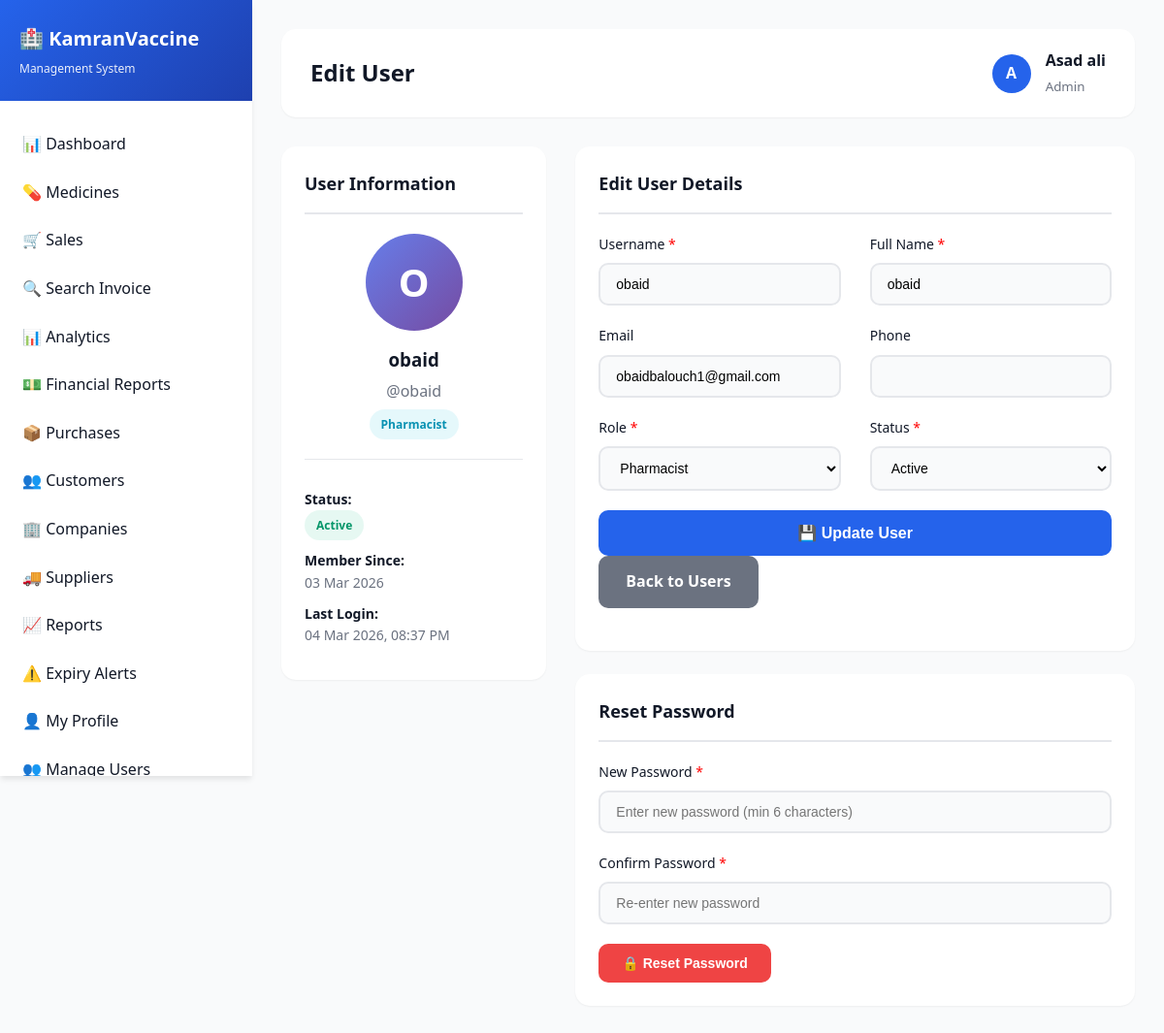
The page /admin/edit_user.php?id=5 (signed in) on the database as committed earlier.
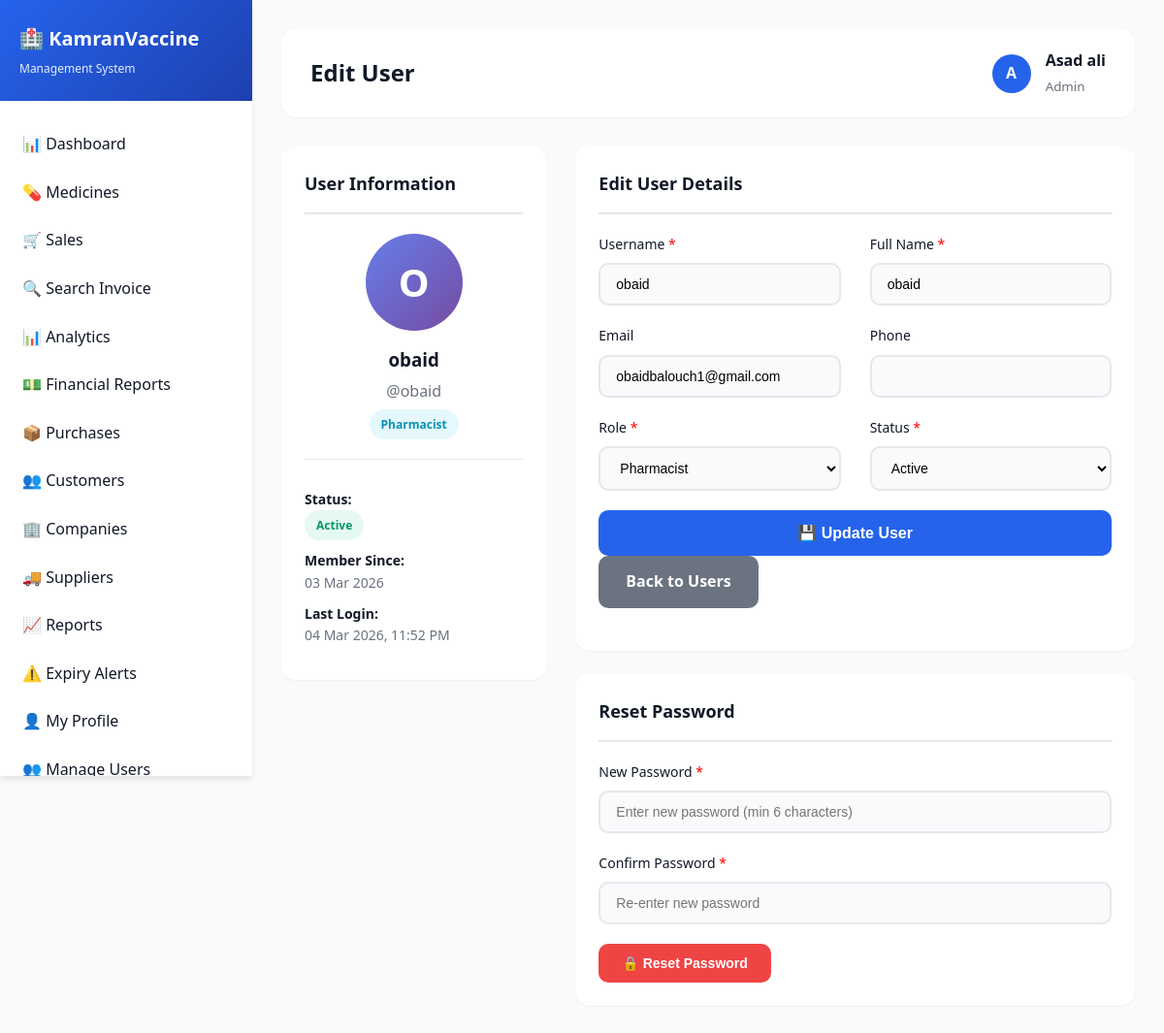
The same page on the database as committed later.
### tables this page shows
CREATE TABLE `users` (
  `id` int(11) NOT NULL AUTO_INCREMENT,
  `username` varchar(100) NOT NULL,
  `password` varchar(255) NOT NULL,
  `full_name` varchar(255) NOT NULL,
  `email` varchar(255) DEFAULT NULL,
  `phone` varchar(20) DEFAULT NULL,
  `role` enum('admin','pharmacist','cashier','manager') DEFAULT 'cashier',
  `status` enum('active','inactive') DEFAULT 'active',
  `created_at` timestamp NOT NULL DEFAULT current_timestamp(),
  `last_login` timestamp NULL DEFAULT NULL,
  PRIMARY KEY (`id`),
  UNIQUE KEY `username` (`username`),
  KEY `idx_username` (`username`),
  KEY `idx_role` (`role`)
);

### admin/edit_user.php (the view, shortened to what the changed rows need)
<?php
include("includes/header.php");
$user_id = isset($_GET['id']) ? intval($_GET['id']) : 0;
$user_query = mysqli_query($conn, "SELECT * FROM users WHERE id = $user_id");
$user = mysqli_fetch_assoc($user_query);
?>
<div class="row">
    <div class="col-md-4">
        <div class="card">
            <div class="card-body" style="text-align: center;">
                <div class="profile-avatar" style="width: 100px; height: 100px; border-radius: 50%; background: linear-gradient(135deg, #667eea 0%, #764ba2 100%); color: white; display: flex; align-items: center; justify-content: center; font-size: 40px; font-weight: bold; margin: 0 auto 15px;">
                    <?php echo strtoupper(substr($user['full_name'], 0, 1)); ?>
                </div>
                <h3 style="margin-bottom: 5px;"><?php echo $user['full_name']; ?></h3>
                <p style="color: #6b7280; margin-bottom: 5px;">@<?php echo $user['username']; ?></p>
                <span class="badge badge-<?php
                    echo $user['role'] == 'admin' ? 'danger' :
                        ($user['role'] == 'manager' ? 'warning' :
                        ($user['role'] == 'pharmacist' ? 'info' : 'secondary'));
                ?>" style="font-size: 12px;">
                    <?php echo ucfirst($user['role']); ?>
                </span>
                <div style="margin-top: 20px; padding-top: 20px; border-top: 1px solid #e5e7eb; text-align: left;">
                    <p style="margin: 10px 0; font-size: 14px;">
                        <strong>Status:</strong><br>
                        <span class="badge badge-<?php echo $user['status'] == 'active' ? 'success' : 'danger'; ?>">
                            <?php echo ucfirst($user['status']); ?>
                        </span>
                    </p>
                    <p style="margin: 10px 0; font-size: 14px;">
                        <strong>Member Since:</strong><br>
                        <span style="color: #6b7280;"><?php echo date('d M Y', strtotime($user['created_at'])); ?></span>
                    </p>
                    <?php if ($user['last_login']): ?>
                    <p style="margin: 10px 0; font-size: 14px;">
                        <strong>Last Login:</strong><br>
                        <span style="color: #6b7280;"><?php echo date('d M Y, h:i A', strtotime($user['last_login'])); ?></span>
                    </p>
                    <?php endif; ?>
                </div>
            </div>
        </div>
    </div>
    <div class="col-md-8">
        <div class="card" style="margin-bottom: 24px;">
            <div class="card-body">
                <form method="POST">
                    <div class="row">
                        <div class="col-md-6">
                            <div class="form-group">
                                <label>Username <span style="color: red;">*</span></label>
                                <input type="text" name="username" class="form-control"
                                       value="<?php echo $user['username']; ?>" required>
                            </div>
                        </div>
                        <div class="col-md-6">
                            <div class="form-group">
                                <label>Full Name <span style="color: red;">*</span></label>
                                <input type="text" name="full_name" class="form-control"
                                       value="<?php echo $user['full_name']; ?>" required>
                            </div>
                        </div>
                    </div>
                    <div class="row">
                        <div class="col-md-6">
                            <div class="form-group">
                                <label>Email</label>
                                <input type="email" name="email" class="form-control"
                                       value="<?php echo $user['email']; ?>">
                            </div>
                        </div>
                    </div>
                    <div class="row">
                        <div class="col-md-6">
                            <div class="form-group">
                                <label>Role <span style="color: red;">*</span></label>
                                <select name="role" class="form-control" required
                                        <?php echo $user_id == $_SESSION['user_id'] ? 'disabled' : ''; ?>>
                                    <option value="pharmacist" <?php echo $user['role'] == 'pharmacist' ? 'selected' : ''; ?>>Pharmacist</option>
                                </select>
                            </div>
                        </div>
                        <div class="col-md-6">
                            <div class="form-group">
                                <label>Status <span style="color: red;">*</span></label>
                                <select name="status" class="form-control" required
                                        <?php echo $user_id == $_SESSION['user_id'] ? 'disabled' : ''; ?>>
                                    <option value="active" <?php echo $user['status'] == 'active' ? 'selected' : ''; ?>>Active</option>
                                </select>
                            </div>
                        </div>
                    </div>
                </form>
            </div>
        </div>
    </div>
</div>
<?php include("includes/footer.php"); ?>

Rows that differ between the two databases and show on the page:
changed users "obaid": last_login "04 Mar 2026, 08:37 PM" → "04 Mar 2026, 11:52 PM"
